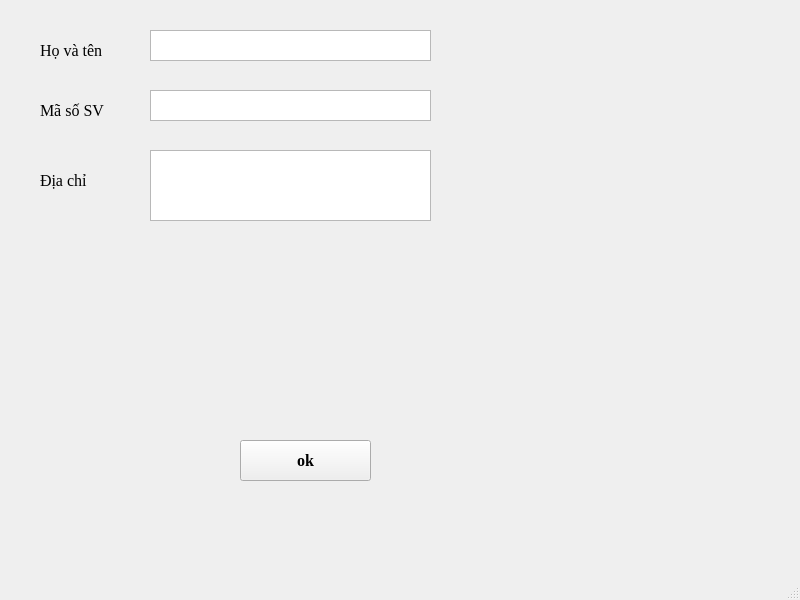
<?xml version="1.0" encoding="UTF-8"?>
<ui version="4.0">
 <class>MainWindow</class>
 <widget class="QMainWindow" name="MainWindow">
  <property name="geometry">
   <rect>
    <x>0</x>
    <y>0</y>
    <width>800</width>
    <height>600</height>
   </rect>
  </property>
  <property name="windowTitle">
   <string>Đồ án Python_PyQt</string>
  </property>
  <widget class="QWidget" name="centralwidget">
   <widget class="QTextEdit" name="textEdit">
    <property name="geometry">
     <rect>
      <x>150</x>
      <y>30</y>
      <width>281</width>
      <height>31</height>
     </rect>
    </property>
    <property name="html">
     <string>&lt;!DOCTYPE HTML PUBLIC &quot;-//W3C//DTD HTML 4.0//EN&quot; &quot;http://www.w3.org/TR/REC-html40/strict.dtd&quot;&gt;
&lt;html&gt;&lt;head&gt;&lt;meta name=&quot;qrichtext&quot; content=&quot;1&quot; /&gt;&lt;style type=&quot;text/css&quot;&gt;
p, li { white-space: pre-wrap; }
&lt;/style&gt;&lt;/head&gt;&lt;body style=&quot; font-family:'MS Shell Dlg 2'; font-size:7.8pt; font-weight:400; font-style:normal;&quot;&gt;
&lt;p style=&quot;-qt-paragraph-type:empty; margin-top:0px; margin-bottom:0px; margin-left:0px; margin-right:0px; -qt-block-indent:0; text-indent:0px;&quot;&gt;&lt;br /&gt;&lt;/p&gt;&lt;/body&gt;&lt;/html&gt;</string>
    </property>
   </widget>
   <widget class="QTextEdit" name="textEdit_2">
    <property name="geometry">
     <rect>
      <x>150</x>
      <y>90</y>
      <width>281</width>
      <height>31</height>
     </rect>
    </property>
    <property name="html">
     <string>&lt;!DOCTYPE HTML PUBLIC &quot;-//W3C//DTD HTML 4.0//EN&quot; &quot;http://www.w3.org/TR/REC-html40/strict.dtd&quot;&gt;
&lt;html&gt;&lt;head&gt;&lt;meta name=&quot;qrichtext&quot; content=&quot;1&quot; /&gt;&lt;style type=&quot;text/css&quot;&gt;
p, li { white-space: pre-wrap; }
&lt;/style&gt;&lt;/head&gt;&lt;body style=&quot; font-family:'MS Shell Dlg 2'; font-size:7.8pt; font-weight:400; font-style:normal;&quot;&gt;
&lt;p style=&quot;-qt-paragraph-type:empty; margin-top:0px; margin-bottom:0px; margin-left:0px; margin-right:0px; -qt-block-indent:0; text-indent:0px;&quot;&gt;&lt;br /&gt;&lt;/p&gt;&lt;/body&gt;&lt;/html&gt;</string>
    </property>
   </widget>
   <widget class="QPushButton" name="pushButton">
    <property name="geometry">
     <rect>
      <x>240</x>
      <y>440</y>
      <width>131</width>
      <height>41</height>
     </rect>
    </property>
    <property name="font">
     <font>
      <family>Times New Roman</family>
      <pointsize>12</pointsize>
      <weight>75</weight>
      <bold>true</bold>
     </font>
    </property>
    <property name="text">
     <string>ok</string>
    </property>
   </widget>
   <widget class="QLabel" name="label">
    <property name="geometry">
     <rect>
      <x>40</x>
      <y>40</y>
      <width>81</width>
      <height>21</height>
     </rect>
    </property>
    <property name="font">
     <font>
      <family>Times New Roman</family>
      <pointsize>12</pointsize>
     </font>
    </property>
    <property name="text">
     <string>Họ và tên</string>
    </property>
   </widget>
   <widget class="QLabel" name="label_2">
    <property name="geometry">
     <rect>
      <x>40</x>
      <y>100</y>
      <width>81</width>
      <height>21</height>
     </rect>
    </property>
    <property name="font">
     <font>
      <family>Times New Roman</family>
      <pointsize>12</pointsize>
     </font>
    </property>
    <property name="text">
     <string>Mã số SV</string>
    </property>
   </widget>
   <widget class="QLabel" name="label_3">
    <property name="geometry">
     <rect>
      <x>40</x>
      <y>160</y>
      <width>61</width>
      <height>41</height>
     </rect>
    </property>
    <property name="font">
     <font>
      <family>Times New Roman</family>
      <pointsize>12</pointsize>
     </font>
    </property>
    <property name="text">
     <string>Địa chỉ</string>
    </property>
   </widget>
   <widget class="QTextEdit" name="textEdit_3">
    <property name="geometry">
     <rect>
      <x>150</x>
      <y>150</y>
      <width>281</width>
      <height>71</height>
     </rect>
    </property>
    <property name="html">
     <string>&lt;!DOCTYPE HTML PUBLIC &quot;-//W3C//DTD HTML 4.0//EN&quot; &quot;http://www.w3.org/TR/REC-html40/strict.dtd&quot;&gt;
&lt;html&gt;&lt;head&gt;&lt;meta name=&quot;qrichtext&quot; content=&quot;1&quot; /&gt;&lt;style type=&quot;text/css&quot;&gt;
p, li { white-space: pre-wrap; }
&lt;/style&gt;&lt;/head&gt;&lt;body style=&quot; font-family:'MS Shell Dlg 2'; font-size:7.8pt; font-weight:400; font-style:normal;&quot;&gt;
&lt;p style=&quot;-qt-paragraph-type:empty; margin-top:0px; margin-bottom:0px; margin-left:0px; margin-right:0px; -qt-block-indent:0; text-indent:0px;&quot;&gt;&lt;br /&gt;&lt;/p&gt;&lt;/body&gt;&lt;/html&gt;</string>
    </property>
   </widget>
  </widget>
  <widget class="QMenuBar" name="menubar">
   <property name="geometry">
    <rect>
     <x>0</x>
     <y>0</y>
     <width>800</width>
     <height>26</height>
    </rect>
   </property>
  </widget>
  <widget class="QStatusBar" name="statusbar"/>
 </widget>
 <resources/>
 <connections/>
</ui>
